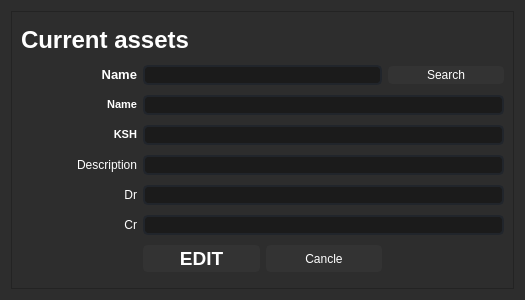
<?xml version="1.0" encoding="UTF-8"?>
<ui version="4.0">
 <class>Dialog</class>
 <widget class="QDialog" name="Dialog">
  <property name="geometry">
   <rect>
    <x>0</x>
    <y>0</y>
    <width>525</width>
    <height>300</height>
   </rect>
  </property>
  <property name="minimumSize">
   <size>
    <width>500</width>
    <height>300</height>
   </size>
  </property>
  <property name="maximumSize">
   <size>
    <width>525</width>
    <height>300</height>
   </size>
  </property>
  <property name="windowTitle">
   <string>Asset</string>
  </property>
  <property name="windowIcon">
   <iconset>
    <normaloff>../.designer/backup/logo14.ico</normaloff>../.designer/backup/logo14.ico</iconset>
  </property>
  <property name="styleSheet">
   <string notr="true">background-color: rgb(45, 45, 45);</string>
  </property>
  <layout class="QGridLayout" name="gridLayout_2">
   <item row="0" column="0">
    <widget class="QFrame" name="frame">
     <property name="styleSheet">
      <string notr="true">
QLineEdit {
	color: rgb(255, 255, 255);
	background-color: rgb(33, 37, 43);
	border-radius: 5px;
	border: 2px solid rgb(33, 37, 43);
	padding-left: 10px;
	selection-color: rgb(255, 255, 255);
	selection-background-color: rgb(255, 121, 198);
}
QLineEdit:hover {
	border: 2px solid rgb(64, 71, 88);
}
QLineEdit:focus {
	border: 2px solid rgb(91, 101, 124);
}
</string>
     </property>
     <property name="frameShape">
      <enum>QFrame::StyledPanel</enum>
     </property>
     <property name="frameShadow">
      <enum>QFrame::Raised</enum>
     </property>
     <layout class="QGridLayout" name="gridLayout">
      <item row="3" column="1" colspan="3">
       <widget class="QLineEdit" name="lineEdit_2">
        <property name="styleSheet">
         <string notr="true">background-color: rgb(27, 27, 27);</string>
        </property>
       </widget>
      </item>
      <item row="4" column="1" colspan="3">
       <widget class="QLineEdit" name="lineEdit_3">
        <property name="styleSheet">
         <string notr="true">background-color: rgb(27, 27, 27);</string>
        </property>
       </widget>
      </item>
      <item row="0" column="0" colspan="2">
       <widget class="QLabel" name="label_2">
        <property name="maximumSize">
         <size>
          <width>16777215</width>
          <height>30</height>
         </size>
        </property>
        <property name="text">
         <string>&lt;html&gt;&lt;head/&gt;&lt;body&gt;&lt;p&gt;&lt;span style=&quot; font-size:18pt; font-weight:600; color:#ffffff;&quot;&gt;Current assets&lt;/span&gt;&lt;/p&gt;&lt;/body&gt;&lt;/html&gt;</string>
        </property>
       </widget>
      </item>
      <item row="1" column="3">
       <widget class="QPushButton" name="pushButton_3">
        <property name="styleSheet">
         <string notr="true">QPushButton {
	border: 2px solid rgb(51,51,51);
	border-radius: 5px;	
	color:rgb(255,255,255);
	background-color: rgb(51,51,51);
}
QPushButton:hover {
	border: 2px solid rgb(112,0,0);
	background-color: rgb(112,0,0);
}
QPushButton:pressed {	
	border: 2px solid rgb(112,0,0);
	background-color: rgb(51,51,51);
}

QPushButton:disabled {	
	border-radius: 5px;	
	border: 2px solid rgb(112,112,112);
	background-color: rgb(112,112,112);
}</string>
        </property>
        <property name="text">
         <string>Search</string>
        </property>
       </widget>
      </item>
      <item row="2" column="1" colspan="3">
       <widget class="QLineEdit" name="lineEdit">
        <property name="styleSheet">
         <string notr="true">background-color: rgb(27, 27, 27);</string>
        </property>
       </widget>
      </item>
      <item row="1" column="0">
       <widget class="QLabel" name="label_5">
        <property name="text">
         <string>&lt;html&gt;&lt;head/&gt;&lt;body&gt;&lt;p align=&quot;right&quot;&gt;&lt;span style=&quot; font-size:10pt; font-weight:600; color:#ffffff;&quot;&gt;Name&lt;/span&gt;&lt;/p&gt;&lt;/body&gt;&lt;/html&gt;</string>
        </property>
       </widget>
      </item>
      <item row="7" column="2">
       <widget class="QPushButton" name="pushButton_2">
        <property name="maximumSize">
         <size>
          <width>16777215</width>
          <height>34</height>
         </size>
        </property>
        <property name="styleSheet">
         <string notr="true">QPushButton {
	border: 2px solid rgb(51,51,51);
	border-radius: 5px;	
	color:rgb(255,255,255);
	background-color: rgb(51,51,51);
}
QPushButton:hover {
	border: 2px solid rgb(112,0,0);
	background-color: rgb(112,0,0);
}
QPushButton:pressed {	
	border: 2px solid rgb(112,0,0);
	background-color: rgb(51,51,51);
}

QPushButton:disabled {	
	border-radius: 5px;	
	border: 2px solid rgb(112,112,112);
	background-color: rgb(112,112,112);
}</string>
        </property>
        <property name="text">
         <string>Cancle</string>
        </property>
       </widget>
      </item>
      <item row="4" column="0">
       <widget class="QLabel" name="label_3">
        <property name="text">
         <string>&lt;html&gt;&lt;head/&gt;&lt;body&gt;&lt;p align=&quot;right&quot;&gt;&lt;span style=&quot; color:#ffffff;&quot;&gt;Description&lt;/span&gt;&lt;/p&gt;&lt;/body&gt;&lt;/html&gt;</string>
        </property>
       </widget>
      </item>
      <item row="1" column="1" colspan="2">
       <widget class="QLineEdit" name="lineEdit_4">
        <property name="styleSheet">
         <string notr="true">background-color: rgb(27, 27, 27);</string>
        </property>
       </widget>
      </item>
      <item row="5" column="1" colspan="3">
       <widget class="QLineEdit" name="lineEdit_5">
        <property name="styleSheet">
         <string notr="true">background-color: rgb(27, 27, 27);</string>
        </property>
       </widget>
      </item>
      <item row="5" column="0">
       <widget class="QLabel" name="label_6">
        <property name="text">
         <string>&lt;html&gt;&lt;head/&gt;&lt;body&gt;&lt;p align=&quot;right&quot;&gt;&lt;span style=&quot; color:#ffffff;&quot;&gt;Dr&lt;/span&gt;&lt;/p&gt;&lt;/body&gt;&lt;/html&gt;</string>
        </property>
       </widget>
      </item>
      <item row="7" column="1">
       <widget class="QPushButton" name="pushButton">
        <property name="font">
         <font>
          <pointsize>14</pointsize>
          <bold>true</bold>
         </font>
        </property>
        <property name="styleSheet">
         <string notr="true">QPushButton {
	border: 2px solid rgb(51,51,51);
	border-radius: 5px;	
	color:rgb(255,255,255);
	background-color: rgb(51,51,51);
}
QPushButton:hover {
	border: 2px solid rgb(0,143,150);
	background-color: rgb(0,143,150);
}
QPushButton:pressed {	
	border: 2px solid rgb(0,143,150);
	background-color: rgb(51,51,51);
}

QPushButton:disabled {	
	border-radius: 5px;	
	border: 2px solid rgb(112,112,112);
	background-color: rgb(112,112,112);
}</string>
        </property>
        <property name="text">
         <string>EDIT</string>
        </property>
       </widget>
      </item>
      <item row="3" column="0">
       <widget class="QLabel" name="label_4">
        <property name="text">
         <string>&lt;html&gt;&lt;head/&gt;&lt;body&gt;&lt;p align=&quot;right&quot;&gt;&lt;span style=&quot; font-size:8pt; font-weight:600; color:#ffffff;&quot;&gt;KSH&lt;/span&gt;&lt;/p&gt;&lt;/body&gt;&lt;/html&gt;</string>
        </property>
       </widget>
      </item>
      <item row="2" column="0">
       <widget class="QLabel" name="label">
        <property name="text">
         <string>&lt;html&gt;&lt;head/&gt;&lt;body&gt;&lt;p align=&quot;right&quot;&gt;&lt;span style=&quot; font-size:8pt; font-weight:600; color:#ffffff;&quot;&gt;Name&lt;/span&gt;&lt;/p&gt;&lt;/body&gt;&lt;/html&gt;</string>
        </property>
       </widget>
      </item>
      <item row="6" column="0">
       <widget class="QLabel" name="label_7">
        <property name="text">
         <string>&lt;html&gt;&lt;head/&gt;&lt;body&gt;&lt;p align=&quot;right&quot;&gt;&lt;span style=&quot; color:#ffffff;&quot;&gt;Cr&lt;/span&gt;&lt;/p&gt;&lt;/body&gt;&lt;/html&gt;</string>
        </property>
       </widget>
      </item>
      <item row="6" column="1" colspan="3">
       <widget class="QLineEdit" name="lineEdit_6">
        <property name="styleSheet">
         <string notr="true">background-color: rgb(27, 27, 27);</string>
        </property>
       </widget>
      </item>
     </layout>
    </widget>
   </item>
  </layout>
 </widget>
 <resources/>
 <connections/>
</ui>
